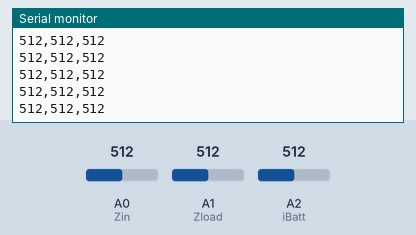
Recording of a sketch running on a simulated Arduino Uno, built with avr-gcc and run on an emulated ATmega328P. Parts: the last lines printed to the serial monitor. Inputs (shaded band) come from the test bench; at power-on: A0 (Zin) = 512, A1 (Zload) = 512, A2 (iBatt) = 512.

Above: at 1.2 s.
1.3 s: A0 (Zin) set to 105
At 2.1 s:
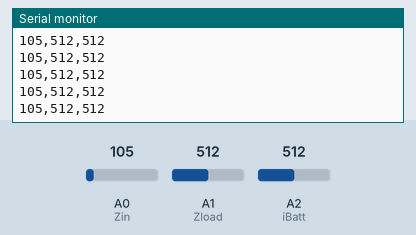
2.8 s: A0 (Zin) set to 90
At 3.8 s:
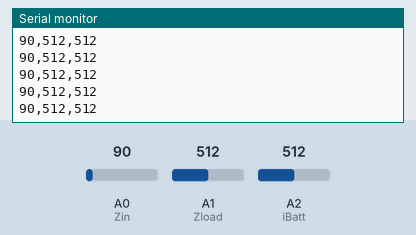
Timing chart, 0 to 5.8 s (numbered marks = the images above; inputs shaded):
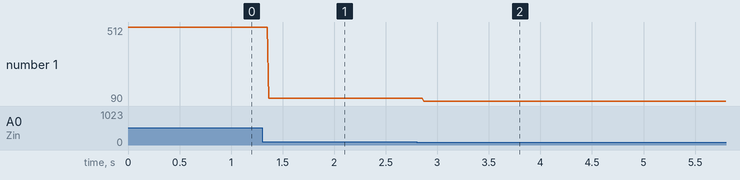

The sketch:

EIS_v1.ino
```cpp
/*
  created 29 Dec. 2008
  by Tom Igoe
  modified  10 Jan. 2025
  by Yolie Reyes ID # 001234614


  The original example code is in the public domain.

  https://www.arduino.cc/en/Tutorial/BuiltInExamples/AnalogInOutSerial
*/

const int Zin = A0;    // Analog input pin that the sensor is attached to
const int Zload = A1;  // Analog input pin that the sensor is attached to
const int iBatt = A2;  // Analog input pin that the sensor is attached to

void setup() {
  Serial.begin(9600); // Initialize serial communications at 9600 bps
}

void loop() {
  int sensorValueZin = analogRead(Zin);     // Read the sensor value from pin A0
  int sensorValueZload = analogRead(Zload); // Read the sensor value from pin A1
  int sensorValueiBatt = analogRead(iBatt); // Read the sensor value from pin A2

                                            // Send CSV formatted output to serial
  Serial.print(sensorValueZin);
  Serial.print(",");
  Serial.print(sensorValueZload);
  Serial.print(",");
  Serial.println(sensorValueiBatt);

                                            // wait 10 milliseconds before the next loop for the analog-to-digital
                                            // converter to settle after the last reading:
  delay(10);                                // WE NEED 100 [Hz] sampling frequency, which is five times the Nyquist rate for the 10 [Hz] signal!
                                            // 1 [ms] = 1000 [Hz] & 10 [ms] = 100 [Hz]
}
```

Measured:
- after the input at 1.3 s, the serial monitor: prints a new line after 0.07 s (image 1)
- after the input at 2.8 s, the serial monitor: prints a new line after 0.07 s (image 2)
- plotted number 1: 512 → 105 after the input at 1.3 s, 105 → 90 after the input at 2.8 s
